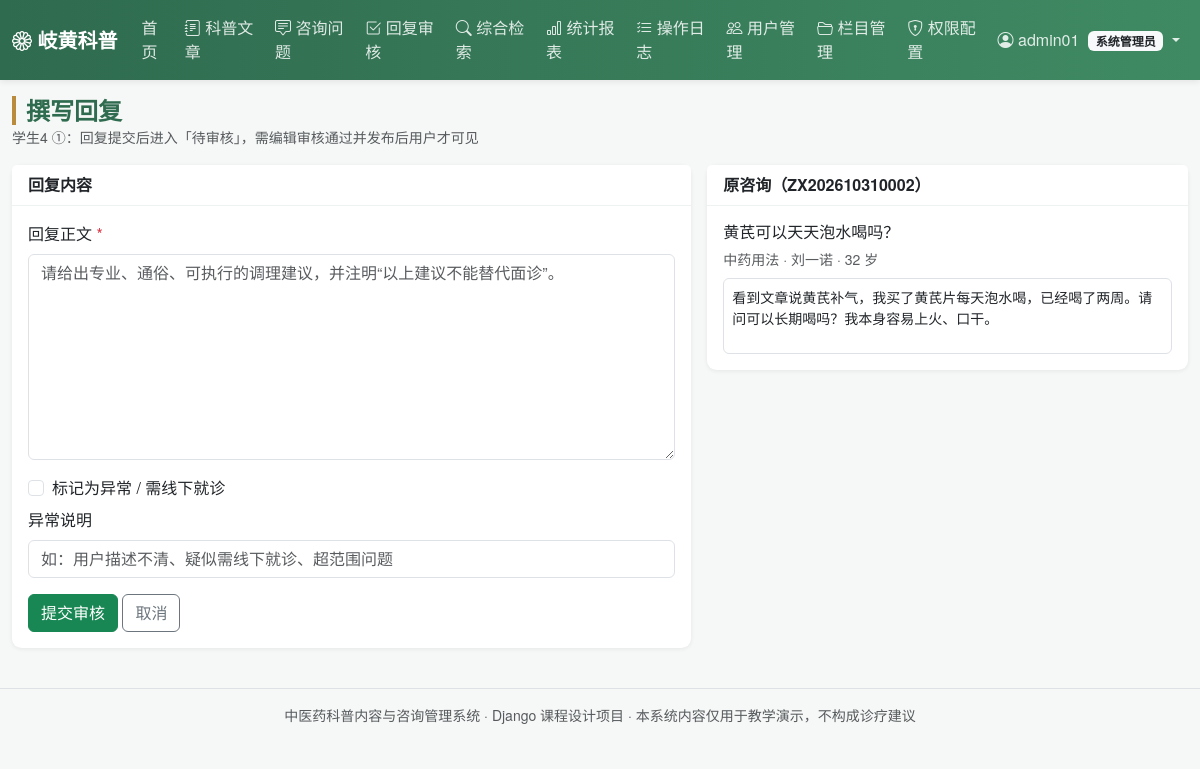
/reply/create/2/ (signed in), run on the app's committed database.
### main_app/models.py (models this page shows, shortened)
class Menu(models.Model):
    name = models.CharField('菜单名称', max_length=50)
    code = models.CharField('权限编码', max_length=50, unique=True,
                            help_text='与装饰器 module_required 使用的编码一致')
    url_name = models.CharField('对应路由名', max_length=100, blank=True)
    icon = models.CharField('图标类名', max_length=50, blank=True, default='bi-grid')
    roles = models.CharField('可见角色', max_length=100, default='admin,editor,consultant,user',
                             help_text='逗号分隔：admin,editor,consultant,user')
    order = models.IntegerField('排序', default=0)
    is_active = models.BooleanField('启用', default=True)
    class Meta:
        verbose_name = '菜单权限'
        verbose_name_plural = '菜单权限'
        ordering = ['order', 'id']
    @property
    def role_list(self):
        return [r.strip() for r in self.roles.split(',') if r.strip()]
    def visible_to(self, role):
        return self.is_active and role in self.role_list

class Consult(models.Model):
    TYPE_CHOICES = (
        ('symptom', '症状咨询'),
        ('herb', '中药用法'),
        ('diet', '食疗养生'),
        ('acupoint', '穴位理疗'),
        ('other', '其他'),
    )
    STATUS_CHOICES = (
        ('pending', '待受理'),
        ('processing', '处理中'),
        ('replied', '已回复'),
        ('closed', '已结案'),
    )
    URGENCY_CHOICES = ((1, '普通'), (2, '较急'), (3, '紧急'))
    consult_no = models.CharField('咨询编号', max_length=32, unique=True, editable=False)
    title = models.CharField('咨询标题', max_length=120)
    consult_type = models.CharField('咨询类型', max_length=20, choices=TYPE_CHOICES, default='symptom')
    content = models.TextField('咨询内容')
    urgency = models.PositiveSmallIntegerField('紧急程度', choices=URGENCY_CHOICES, default=1)
    asker = models.ForeignKey(User, on_delete=models.CASCADE,
                              related_name='my_consults', verbose_name='提问用户')
    asker_name = models.CharField('提问人', max_length=30, blank=True)
    asker_gender = models.CharField('性别', max_length=4, blank=True,
                                    choices=(('男', '男'), ('女', '女')))
    asker_age = models.PositiveSmallIntegerField('年龄', null=True, blank=True)
    contact = models.CharField('联系方式', max_length=50, blank=True)
    related_article = models.ForeignKey(Article, on_delete=models.SET_NULL, null=True, blank=True,
                                        related_name='consults', verbose_name='关联科普文章')
    handler = models.ForeignKey(User, on_delete=models.SET_NULL, null=True, blank=True,
                                related_name='handled_consults', verbose_name='受理人')
    status = models.CharField('状态', max_length=20, choices=STATUS_CHOICES, default='pending')
    created_at = models.DateTimeField('提交时间', auto_now_add=True)
    updated_at = models.DateTimeField('更新时间', auto_now=True)
    class Meta:
        verbose_name = '咨询问题'
        verbose_name_plural = '咨询问题'
        ordering = ['-created_at']

### main_app/views.py (the view, shortened to what this page needs)
# urls.py: path('reply/create/<int:consult_id>/', views.reply_create, name='reply_create'),
@role_required('admin', 'consultant')
@module_required('reply_manage')
def reply_create(request, consult_id):
    consult = get_object_or_404(Consult, pk=consult_id)
    if consult.status == 'closed':
        messages.warning(request, '该咨询已结案，如需继续答复请先退回处理。')
        return redirect('main_app:consult_detail', pk=consult.pk)
    form = ReplyForm(request.POST or None)
    return render(request, 'reply/form.html', {'form': form, 'consult': consult})

### main_app/forms.py (shortened to what this page needs)
class ReplyForm(forms.ModelForm):
    class Meta:
        model = Reply
        fields = ('content', 'is_exception', 'exception_note')
        widgets = {
            'content': forms.Textarea(attrs={'class': 'form-control', 'rows': 8,
                                             'placeholder': '请给出专业、通俗、可执行的调理建议，并注明“以上建议不能替代面诊”。'}),
            'is_exception': forms.CheckboxInput(attrs={'class': 'form-check-input'}),
            'exception_note': forms.TextInput(attrs={'class': 'form-control',
                                                     'placeholder': '如：用户描述不清、疑似需线下就诊、超范围问题'}),
        }

### main_app/context_processors.py (called while the page is built)
def menu_permissions(request):
    user = getattr(request, 'user', None)
    role = 'anonymous'
    profile = None
    if user and user.is_authenticated:
        if user.is_superuser:
            role = 'admin'
        else:
            profile = getattr(user, 'profile', None)
            role = profile.role if profile else 'user'
    menus = [m for m in Menu.objects.filter(is_active=True) if m.visible_to(role)]
    return {
        'nav_menus': menus,
        'current_role': role,
        'current_role_label': ROLE_LABELS.get(role, role),
        'profile': profile,
    }

### main_app/permissions.py (called while the page is built, shortened)
def role_of(user):
    if not user.is_authenticated:
        return 'anonymous'
    if user.is_superuser:
        return 'admin'
    p = get_profile(user)
    return p.role if p else 'user'

def role_required(*roles):
    def decorator(view_func):
        @login_required
        @wraps(view_func)
        def _wrapped(request, *args, **kwargs):
            if role_of(request.user) in roles:
                return view_func(request, *args, **kwargs)
        return _wrapped
    return decorator

def module_required(code):
    def decorator(view_func):
        @login_required
        @wraps(view_func)
        def _wrapped(request, *args, **kwargs):
            from .models import Menu
            menu = Menu.objects.filter(code=code).first()
            if menu is None or menu.visible_to(role_of(request.user)):
                return view_func(request, *args, **kwargs)
            messages.error(request, '当前角色未开通该菜单权限。')
            return redirect('main_app:index')
        return _wrapped
    return decorator

### templates/reply/form.html (shortened to what this page needs)
{% extends 'base.html' %}
{% block page_title %}撰写回复{% endblock %}
{% block page_desc %}学生4 ①：回复提交后进入「待审核」，需编辑审核通过并发布后用户才可见{% endblock %}
{% block content %}
<div class="row g-3">
    <div class="col-lg-7">
        <div class="card">
            <div class="card-header">回复内容</div>
            <div class="card-body">
                <form method="post">
                    <div class="mb-3">
                        <label class="form-label">回复正文 <span class="text-danger">*</span></label>
                        {{ form.content }}
                    </div>
                    <div class="form-check mb-2">
                        {{ form.is_exception }}
                        <label class="form-check-label" for="{{ form.is_exception.id_for_label }}">标记为异常 / 需线下就诊</label>
                    </div>
                    <div class="mb-3">
                        <label class="form-label">{{ form.exception_note.label }}</label>
                        {{ form.exception_note }}
                    </div>
                    <button class="btn btn-success">提交审核</button>
                    <a class="btn btn-outline-secondary" href="{% url 'main_app:consult_detail' consult.pk %}">取消</a>
                </form>
            </div>
        </div>
    </div>
    <div class="col-lg-5">
        <div class="card">
            <div class="card-header">原咨询（{{ consult.consult_no }}）</div>
            <div class="card-body">
                <h6>{{ consult.title }}</h6>
                <p class="small text-muted mb-2">
                    {{ consult.get_consult_type_display }} ·
                    {{ consult.asker_name|default:consult.asker.username }}
                    {% if consult.asker_age %}· {{ consult.asker_age }} 岁{% endif %}
                </p>
                <div class="border rounded p-2 small" style="max-height:320px;overflow:auto">
                    {{ consult.content|linebreaks }}
                </div>
            </div>
        </div>
    </div>
</div>
{% endblock %}

### templates/base.html (shortened to what this page needs)
{% load static %}<!DOCTYPE html>
<html lang="zh-CN">
<head>
    <link href="https://cdn.jsdelivr.net/npm/bootstrap@5.3.3/dist/css/bootstrap.min.css" rel="stylesheet">
    <link href="https://cdn.jsdelivr.net/npm/bootstrap-icons@1.11.3/font/bootstrap-icons.css" rel="stylesheet">
    <link href="{% static 'css/style.css' %}" rel="stylesheet">
</head>
<body>
<nav class="navbar navbar-expand-lg navbar-dark tcm-navbar sticky-top">
    <div class="container-fluid">
        <a class="navbar-brand fw-bold" href="{% url 'main_app:index' %}">
            <i class="bi bi-flower1"></i> 岐黄科普
        </a>
        <div class="collapse navbar-collapse" id="navMenu">
            <ul class="navbar-nav me-auto">
                <li class="nav-item">
                    <a class="nav-link {% if request.resolver_match.url_name == 'index' %}active{% endif %}"
                       href="{% url 'main_app:index' %}">首页</a>
                </li>
                {% for m in nav_menus %}
                    <li class="nav-item">
                        <a class="nav-link" href="{% if m.url_name %}{% url m.url_name %}{% else %}#{% endif %}">
                            <i class="bi {{ m.icon|default:'bi-grid' }}"></i> {{ m.name }}
                        </a>
                    </li>
                {% endfor %}
            </ul>
            <ul class="navbar-nav">
                {% if user.is_authenticated %}
                    <li class="nav-item dropdown">
                        <a class="nav-link dropdown-toggle" href="#" data-bs-toggle="dropdown">
                            <i class="bi bi-person-circle"></i>
                            {% if profile %}{{ profile.display_name }}{% else %}{{ user.username }}{% endif %}
                            <span class="badge bg-light text-dark ms-1">{{ current_role_label }}</span>
                        </a>
                    </li>
                {% else %}
                    <li class="nav-item"><a class="nav-link" href="{% url 'main_app:login' %}">登录</a></li>
                    <li class="nav-item"><a class="btn btn-sm btn-light ms-2 mt-1" href="{% url 'main_app:register' %}">注册</a></li>
                {% endif %}
            </ul>
        </div>
    </div>
</nav>
<div class="container-fluid py-3">
    <div class="d-flex justify-content-between align-items-center mb-3">
        <div>
            <h4 class="mb-0 page-title">{% block page_title %}{% endblock %}</h4>
            <small class="text-muted">{% block page_desc %}{% endblock %}</small>
        </div>
    </div>
    {% block content %}{% endblock %}
</div>
<footer class="text-center text-muted py-3 small border-top mt-4">
    中医药科普内容与咨询管理系统 · Django 课程设计项目 · 本系统内容仅用于教学演示，不构成诊疗建议
</footer>
</body>
</html>

### static/css/style.css (style rules this page uses)
:root { --tcm-green: #2f6b4f; --tcm-green-light: #e8f3ee; --tcm-gold: #b98b3c; }
body { background: #f6f8f7; font-family: "Microsoft YaHei", "PingFang SC", "Helvetica Neue", sans-serif; color: #24312b; }
.tcm-navbar { background: linear-gradient(90deg, var(--tcm-green), #3f8a63); box-shadow: 0 2px 6px rgba(0, 0, 0, .08); }
.tcm-navbar .nav-link { color: rgba(255, 255, 255, .85); }
.page-title { font-weight: 700; color: var(--tcm-green); border-left: 4px solid var(--tcm-gold); padding-left: 10px; }
.card { border: none; box-shadow: 0 1px 4px rgba(20, 40, 30, .08); border-radius: .6rem; }
.card-header { background: #fff; border-bottom: 1px solid #eef2f0; font-weight: 600; }

### data on the page
Menu: name "科普文章"
Menu: name "咨询问题"
Menu: name "回复审核"
Menu: name "综合检索"
Menu: name "统计报表"
Menu: name "操作日志"
Menu: name "用户管理"
Menu: name "栏目管理"
Menu: name "权限配置"
Consult: consult_no "ZX202610310002", title "黄芪可以天天泡水喝吗？", consult_type "中药用法", asker_name "刘一诺", asker_age "32", content "看到文章说黄芪补气，我买了黄芪片每天泡水喝，已经喝了两周。请问可以长期喝吗？我本身容易上火、口干。"

### other printed values
{{ user.username }} "admin01"
{{ current_role_label }} "系统管理员"
